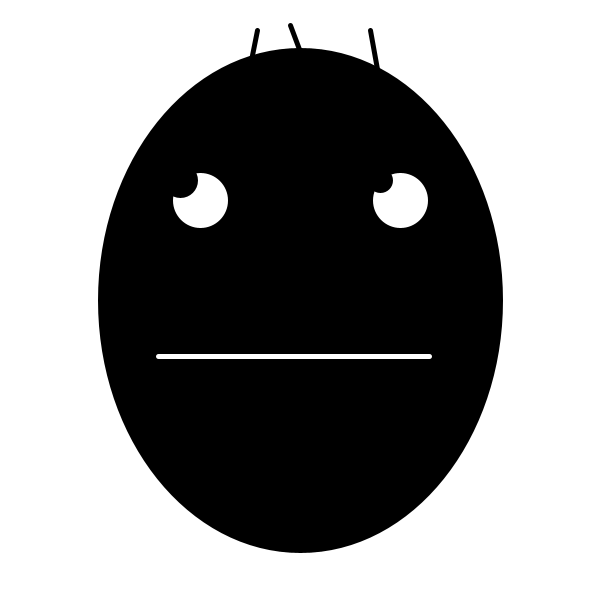
Frame 1 (no input)
Frame 60 (the mouse pressed at the canvas centre just before this capture): identical to frame 1, image omitted
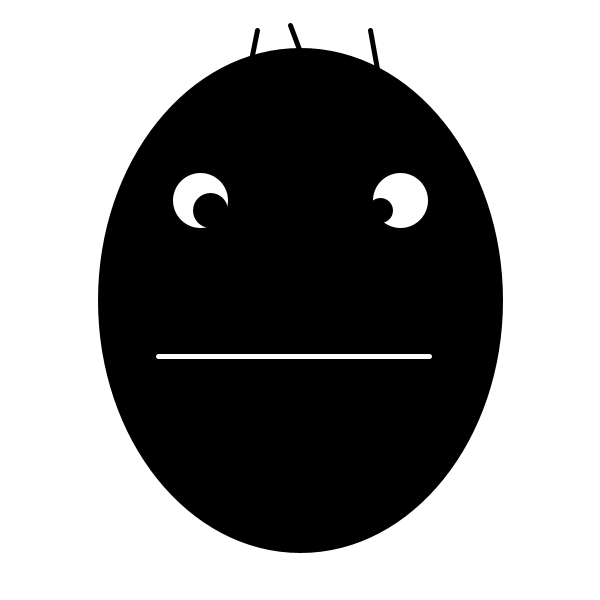
Frame 120 (the mouse held since frame 60 and released just before this capture)

The Processing sketch that drew these frames (run headless with seeded random() and noise(); from frame 60 on, the mouse is pressed at the canvas centre):

// Processing sketch: processing_44391
// ── processing_44391.pde

void setup(){
  size(600,600);
  smooth();
  noStroke();
}

void draw(){
  background(255);
  //hairs
  stroke(0);
  strokeWeight(5);
  line(251,60,257,30);
  line(299,49,290,25);
  line(379,80,370,30);
  
  //face
fill(0);
ellipse(300,300,400,500);
  float mx = constrain(mouseX,180,210);
  float my = constrain(mouseY,180,210);
  float mx2 = constrain(mouseX, 380,410);
  float my2 = constrain(mouseY, 180,210);
  float my3 = constrain(mouseY, 356,500);
  fill(255);
  //not moving
  ellipse(200,200,60,60);
  ellipse(400,200,60,60);
  fill(0);
  //moving eye
  ellipse(mx,my,30,30);
  ellipse(mx2,my2,20,20);
  stroke(255);
  line(158,356,429,356);
  fill(255);
    beginShape();
      vertex(215,356);
      vertex(230,my3);
      vertex(245,356);
    endShape();
 beginShape();
      vertex(360,356);
      vertex(375,my3);
      vertex(390,356);
    endShape();


  
  
  
  println("x: " + mouseX + " y: "+ mouseY); 
  
}
